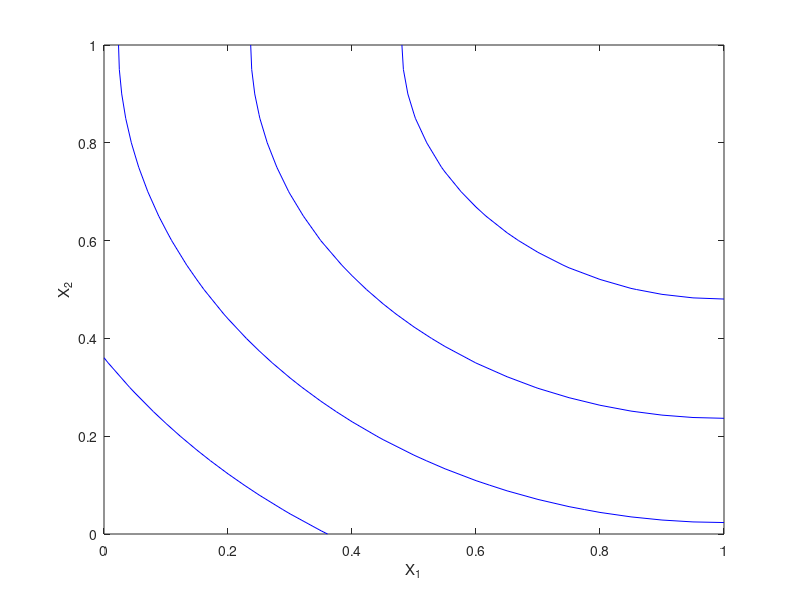

Source code (MATLAB): (Note: this script raises an error after producing the figure.)
mu1 = [1 1];
sigma = [1 0; 0 1];

 
x1 = 0:.05:1;
x2 = 0:.05:1;
% x1 = -3:.05:3;
% x2 = -3:.05:3;

[X1,X2] = meshgrid(x1,x2);
X = [X1(:) X2(:)];

y1 = mvnpdf(X,mu1,sigma);
y1 = reshape(y1,length(x2),length(x1));

figure
c1 = contour(x1,x2,y1,[4], 'b');
f1 = gca;
xlabel('X_1')
ylabel('X_2')
f1.XAxisLocation ='bottom';
xticks([0 1])
xticklabels({'0', 'C_1'})
f1.YAxisLocation ='left';
yticks([0 1])
yticklabels({'0', 'C_2'})
hold on
scatter(1,1,'MarkerEdgeColor','b',...
              'MarkerFaceColor','b',...
              'LineWidth',1.5)
text(1,1.03,'U_B_m_a_x')
text(0.65,0.65,'U_B_1')
text(0.5,0.5,'U_B_2')
text(0.35,0.35,'U_B_3')
text(0.2,0.2,'U_B_4')

arrowX = [0.25 0.8];
arrowY = [0.1 0.1];
annotation('arrow',arrowX,arrowY);

arrowX2 = [0.1 0.1];
arrowY2 = [0.25 0.8];
annotation('arrow',arrowX2,arrowY2);

text(0.53,0.9,'U_B_m_a_x > U_B_1 > U_B_2 > U_B_3 > U_B_4')
